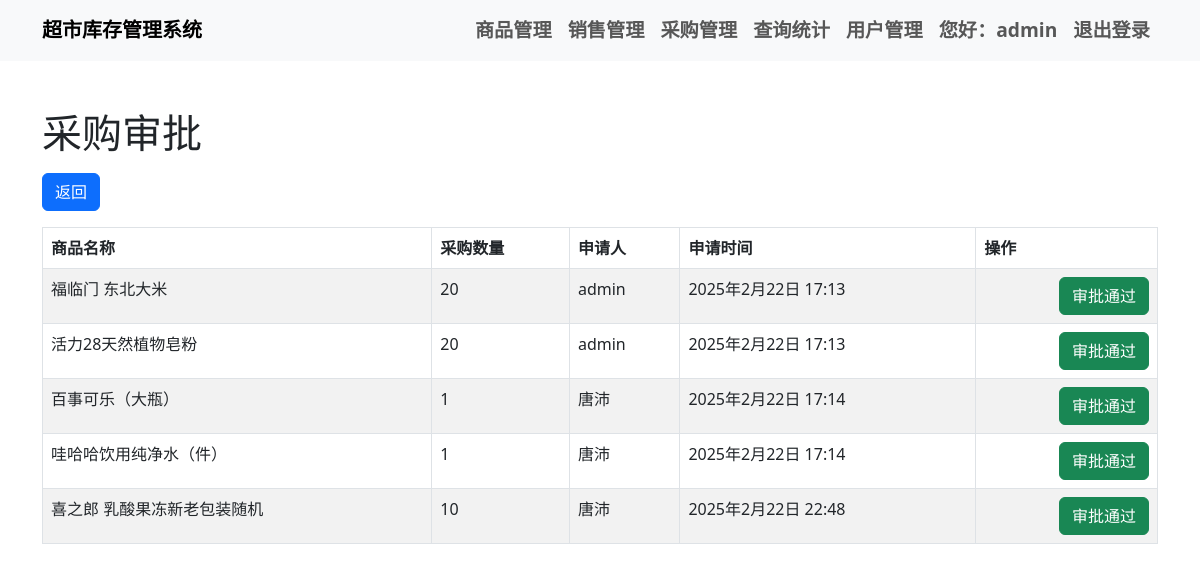
Page /purchase_approval/ (signed in) on the committed database.
### inventory_app/models.py (models this page shows, shortened)
class PurchaseApplication(models.Model):
    user = models.ForeignKey(User, on_delete=models.CASCADE)
    product = models.ForeignKey('Product', on_delete=models.CASCADE)
    quantity = models.IntegerField()
    approved = models.BooleanField(default=False)
    application_time = models.DateTimeField(default=timezone.now)  # 手动指定默认值

class Product(models.Model):
    product_id = models.CharField(max_length=20, unique=True)
    name = models.CharField(max_length=100)
    category = models.CharField(max_length=50)
    specification = models.CharField(max_length=100)
    purchase_price = models.DecimalField(max_digits=10, decimal_places=2)
    price = models.DecimalField(max_digits=10, decimal_places=2)
    quantity = models.IntegerField()
    supplier = models.ForeignKey('Supplier', on_delete=models.CASCADE)

### inventory_app/views.py (the view)
# urls.py: path('purchase_approval/', purchase_approval, name='purchase_approval'),
@login_required
@user_passes_test(lambda u: u.is_superuser)
def purchase_approval(request):
    applications = PurchaseApplication.objects.filter(approved=False)
    return render(request, 'purchase_approval.html', {'applications': applications})

### templates/purchase_approval.html (shortened to what this page needs)
{% extends 'base.html' %}
{% block content %}
    {% if user.is_superuser %}
        <h1 class="mt-5">采购审批</h1>
        <div class="mt-3 mb-3">
            <a href="javascript:history.back()" class="btn btn-primary">返回</a>
        </div>
        <table class="table table-striped table-bordered">
            <thead>
                <tr>
                    <th>商品名称</th>
                    <th>采购数量</th>
                    <th>申请人</th>
                    <th>申请时间</th>
                    <th>操作</th>
                </tr>
            </thead>
            <tbody>
                {% for application in applications %}
                    <tr>
                        <td>{{ application.product.name }}</td>
                        <td>{{ application.quantity }}</td>
                        <td>{{ application.user.username }}</td>
                        <td>{{ application.application_time }}</td>
                        <td style="text-align: right;">
                            <a href="{% url 'approve_purchase' application.id %}" class="btn btn-success">审批通过</a>
                        </td>
                    </tr>
                {% endfor %}
            </tbody>
        </table>
    {% else %}
        <p>你没有权限访问此页面。</p>
    {% endif %}
{% endblock %}

### templates/base.html (shortened to what this page needs)
<!DOCTYPE html>
<html lang="zh-CN">
<head>
    <link href="https://cdn.jsdelivr.net/npm/bootstrap@5.3.0/dist/css/bootstrap.min.css" rel="stylesheet">
</head>
<body>
    <nav class="navbar navbar-expand-lg navbar-light bg-light">
        <div class="container">
            <a class="navbar-brand" href="{% url 'home' %}">超市库存管理系统</a>
            <div class="collapse navbar-collapse" id="navbarNav">
                <ul class="navbar-nav ms-auto">
                    {% if user.is_authenticated %}
                        <li class="nav-item">
                            <a class="nav-link" href="{% url 'product_management' %}">商品管理</a>
                        </li>
                        <li class="nav-item">
                            <a class="nav-link" href="{% url 'sales_management' %}">销售管理</a>
                        </li>
                        <li class="nav-item">
                            <a class="nav-link" href="{% url 'purchase_management' %}">采购管理</a>
                        </li>
                        <li class="nav-item">
                            <a class="nav-link" href="{% url 'query_statistics' %}">查询统计</a>
                        </li>
                        {% if user.is_superuser %}
                            <li class="nav-item">
                                <a class="nav-link" href="{% url 'user_management' %}">用户管理</a>
                            </li>
                        {% endif %}
                        <li class="nav-item">
                            <span class="nav-link">您好：{{ user.username }}</span>
                        </li>
                        <li class="nav-item">
                            <a class="nav-link" href="{% url 'logout' %}">退出登录</a>
                        </li>
                    {% endif %}
                </ul>
            </div>
        </div>
    </nav>
    <div class="container mt-4">
        {% block content %}
        {% endblock %}
    </div>
</body>
</html>

### templates/base.html (style rules this page uses)
.navbar { font-size: 1.2rem; font-weight: bold; }

### rows in the picture
PurchaseApplication: product.name "福临门 东北大米", quantity "20", user.username "admin", application_time "2025年2月22日 17:13"
PurchaseApplication: product.name "活力28天然植物皂粉", quantity "20", user.username "admin", application_time "2025年2月22日 17:13"
PurchaseApplication: product.name "百事可乐（大瓶）", quantity "1", user.username "唐沛", application_time "2025年2月22日 17:14"
PurchaseApplication: product.name "哇哈哈饮用纯净水（件）", quantity "1", user.username "唐沛", application_time "2025年2月22日 17:14"
PurchaseApplication: product.name "喜之郎 乳酸果冻新老包装随机", quantity "10", user.username "唐沛", application_time "2025年2月22日 22:48"

### other values in the picture
{{ user.username }} "admin"
